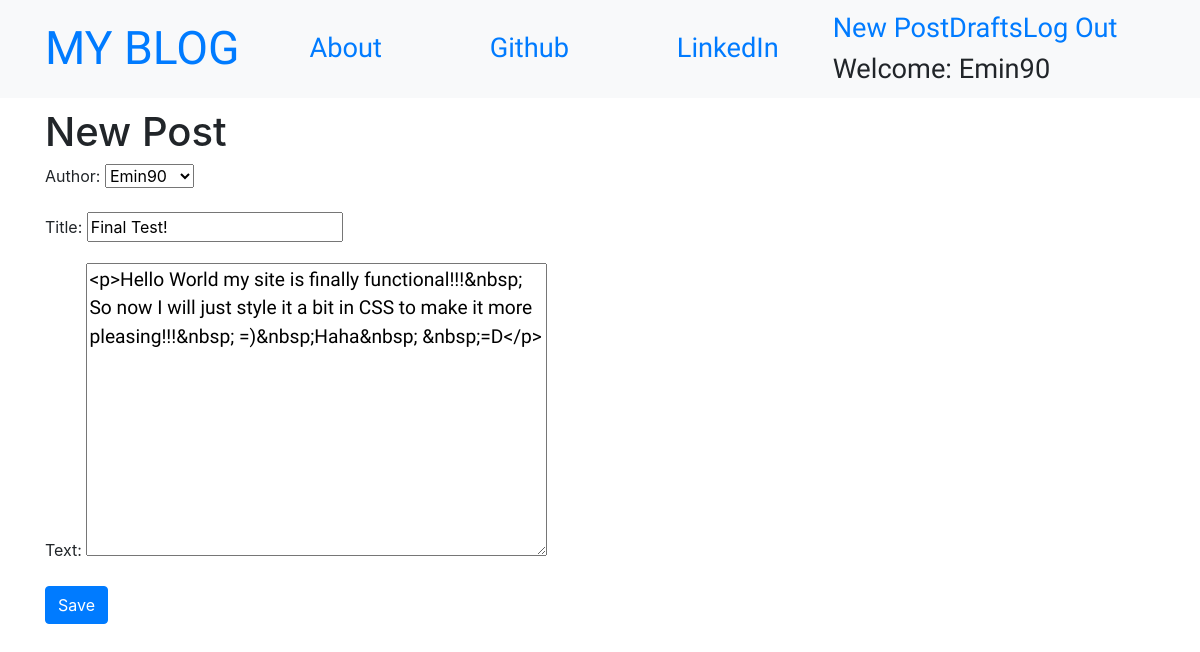
The page /post/7/edit/ (signed in) on the database its author committed.
### blog/models.py (models this page shows, shortened)
class Post(models.Model):
    author = models.ForeignKey('auth.User',on_delete=models.CASCADE)
    title = models.CharField(max_length=200)
    text = models.TextField()
    created_date = models.DateTimeField(default=timezone.now)
    published_date = models.DateTimeField(blank=True,null=True)

### blog/views.py (the view)
class PostUpdateView(LoginRequiredMixin, UpdateView):
    login_url = "/login/"
    redirect_field_name = "blog/post_detail.html"
    form_class = PostForm
    model = Post

### blog/forms.py
class PostForm(forms.ModelForm):
    class Meta():
        model = Post
        fields = ('author','title','text')
        widgets = {
            'title':forms.TextInput(attrs={'class':'textinputclass'}),
            'text':forms.Textarea(attrs={'class':'editable medium-editor-textarea postcontent'})
        }

### blog/templates/blog/post_form.html (shortened to what this page needs)
{% extends "blog/base.html" %}
{% block content %}
<h1>New Post</h1>
<form class="post-form" method="POST">
  {% csrf_token %} {{form.as_p}}
  <button type="submit" class="btn btn-primary">Save</button>
</form>
{% endblock %}

### blog/templates/blog/base.html (shortened to what this page needs)
<!DOCTYPE html>
{% load staticfiles %}
<html lang="en">
  <head>
    <link rel="stylesheet" href="https://stackpath.bootstrapcdn.com/bootstrap/4.4.1/css/bootstrap.min.css">
    <link rel="stylesheet" href="//cdn.jsdelivr.net/npm/medium-editor@latest/dist/css/medium-editor.min.css" type="text/css" media="screen" charset="utf-8">
    <link rel="stylesheet" href="{% static 'css/blog.css' %}">
    <link rel="stylesheet" href="https://use.fontawesome.com/releases/v5.5.0/css/all.css">
  </head>
  <body class="loader">
    <nav class="navbar navbar-expand-lg bg-light techfont">
      <div class="container">
      <a class="navbar-brand bigbrand" href="{% url 'post_list' %}">MY BLOG</a>
      <div class="collapse navbar-collapse" id="navbarNav">
        <ul class="navbar-nav nav-fill w-100">
          <li class="nav-item">
            <a class="nav-link" href="{% url 'about' %}">About</a>
          </li>
          <li class="nav-item">
            <a class="nav-link" href="https://www.github.com">Github</a>
          </li>
          <li class="nav-item">
            <a class="nav-link" href="https://www.linkedin.com">LinkedIn</a></li>
        </ul>
        <ul class="nav navbar-nav navbar-right">
          {% if user.is_authenticated %}
          <li>
            <a href="{% url 'post_new' %}">New Post</a>
          </li>
          <li>
            <a href="{% url 'post_draft_list' %}">Drafts</a>
          </li>
          <li>
            <a href="{% url 'logout' %}">Log Out</a>
          </li>
          <li>
            <a>Welcome: {{user.username}}</a>
          </li>
          {% else %}
          <button type="button" class="btn btn-default btn-lg">
            <a class="nav navbar-right" href="{% url 'login' %}">
              <i class="fas fa-user-ninja"></i>
            </a>
          </button>
          {% endif %}
        </ul>
      </div>
    </div>
    </nav>
    <div class="content container">
      <div class="row">
        <div class="col-md-8">
          <div class="blog_posts">
            {% block content %}
            {% endblock %}
          </div>
        </div>
      </div>
    </div>
  </body>
</html>

### blog/static/css/blog.css (style rules this page uses)
.techfont { font-family: 'Heebo', sans-serif; font-size: 1.7em; margin-bottom: 10px; }
.bigbrand { font-size: 1.7em; }
.postcontent { font-family: 'Heebo'; font-size: 1.2em; }
.loader { filter: hue-rotate(0deg); color: linear-gradient(45deg, #0f8, #08f); animation: hue 10000ms infinite linear; }

### rows shown on the page
Post: author "Emin90", title "Final Test!", text "<p>Hello World my site is finally functional!!!&nbsp; So now I will just style it a bit in CSS to make it more pleasing!!!&nbsp; =)&nbsp;Haha&nbsp; &nbsp;=D</p>"

### other values the page prints
{{ user.username }} "Emin90"
